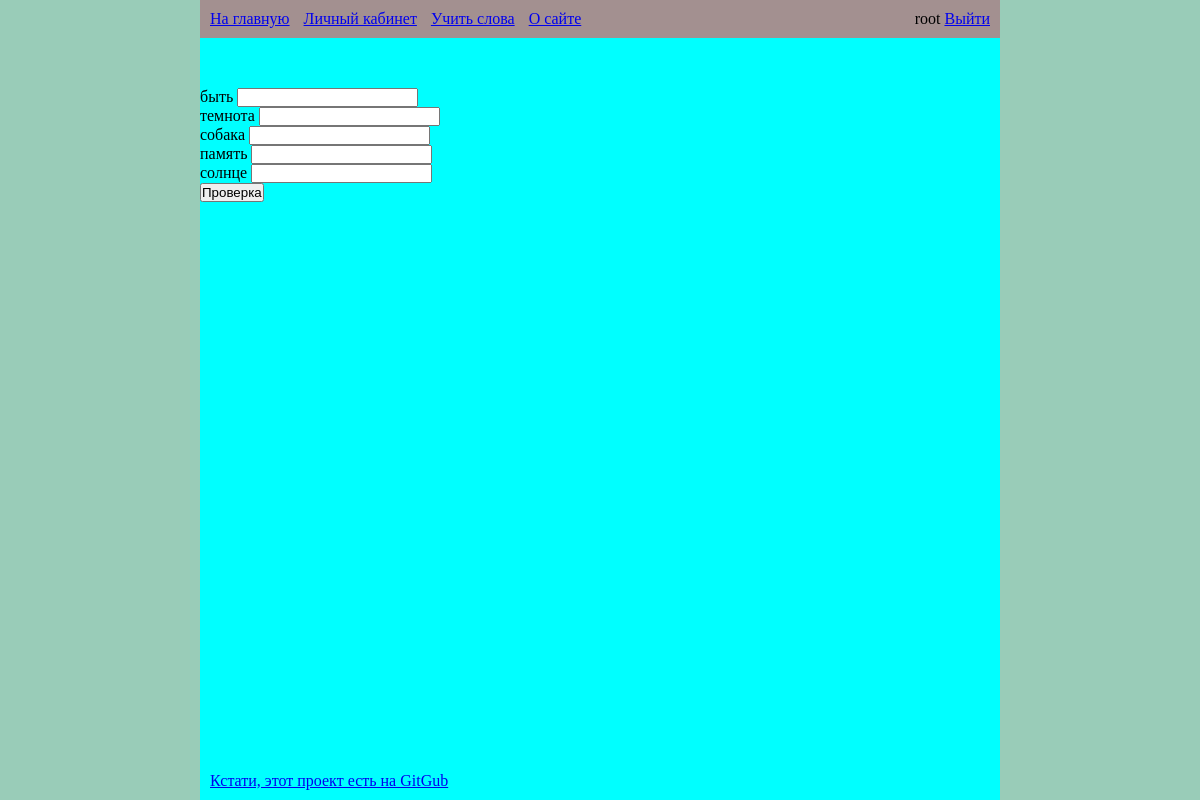
The app's page /training/ (signed in) with its own data.
### base_site/models.py (models this page shows, shortened)
class MasterDictionaries(models.Model):
    word = models.CharField(max_length=46, verbose_name='слово', db_index=True)
    translation = models.CharField(max_length=50, verbose_name='перевод')
    class Meta:
        verbose_name = 'Слово в словарь'
        verbose_name_plural = 'Главный словарь'

### base_site/views.py (the view, shortened to what this page needs)
# urls.py: path('training/', Training.as_view(), name='training'),
class Training(MixinDataParams, TemplateView):
    template_name = 'base_site/training.html'
    def get_context_data(self, **kwargs: Any) -> Dict[str, Any]:
        context = super().get_context_data(**kwargs)
        user_dict = list(get_list_or_404(UserDictionaries, user=self.request.user)[:5])
        form_training = TrainingForm(self.request.POST, words=user_dict)
        c_def = self.get_user_context(title='Training', form=form_training)
        return dict(list(context.items()) + list(c_def.items()))

### base_site/forms.py
class TrainingForm(forms.Form):
    def __init__(self, *args, **kwargs):
        self.words = kwargs.pop('words', None)
        word0 = forms.CharField(label=self.words[0].word.translation, widget=forms.TextInput(attrs={'class': 'form-input'}))
        word1 = forms.CharField(label=self.words[1].word.translation, widget=forms.TextInput(attrs={'class': 'form-input'}))
        word2 = forms.CharField(label=self.words[2].word.translation, widget=forms.TextInput(attrs={'class': 'form-input'}))
        word3 = forms.CharField(label=self.words[3].word.translation, widget=forms.TextInput(attrs={'class': 'form-input'}))
        word4 = forms.CharField(label=self.words[4].word.translation, widget=forms.TextInput(attrs={'class': 'form-input'}))
        super(TrainingForm, self).__init__(*args, **kwargs)
        self.fields[self.words[0].word.word] = word0
        self.fields[self.words[1].word.word] = word1
        self.fields[self.words[2].word.word] = word2
        self.fields[self.words[3].word.word] = word3
        self.fields[self.words[4].word.word] = word4

### base_site/utils.py (called while the page is built)
    def get_user_context(self, **kwargs):
        context = kwargs
        if self.request.user.is_authenticated:
            context['menu'] = self.menu
        else:
            context['menu'] = self.menu[::3] # menu: home, about
        return context

### base_site/templates/base_site/training.html (shortened to what this page needs)
{% extends 'base_site/base.html'%}
{% block content %}
<div class="content">
    {% if form %}
    <div class="trening">
        <form method="post" action="{% url 'base_site:result_training' %}">
            {% for f in form %}
            <p>
                <label for="{{ f.id_for_label }}">{{ f.label }}</label>
                {{ f }}
            </p>
            {% endfor %}
            <button type="submit">Проверка</button>
        </form>
    </div>
    {% else %}
    <h1>{{ title_error }}</h1>
    {% endif %}
</div>
{% endblock content %}

### base_site/templates/base_site/base.html (shortened to what this page needs)
{% load static %}
<!DOCTYPE html>
<html lang="en">
<head>
    <link type="text/css" href="{% static 'css/style.css' %}" rel="stylesheet" />
</head>
<body>
<div class="wrapper">
{% block mainmenu %}
<header>
    <nav>
        {% for m in menu %}
        <a href="{% url m.url_name %}">{{m.title}}</a>
        {% endfor %}
    </nav>
    <div class="log_in_out">
        {% if request.user.is_authenticated %}
        <span>{{ user.username }}</span>
        <a href="{% url 'base_site:logout' %}">Выйти</a>
        {% else %}
        <a href="{% url 'base_site:login' %}">Войти</a> | <a href="{% url 'base_site:register' %}">Регистрация</a>
        {% endif %}
    </div>
</header>
{% endblock mainmenu %}
{% block content %}
{% endblock content %}
{% block footer %}
<footer>
    <a href="https://github.com/nik443/learn_word_service">Кстати, этот проект есть на GitGub</a>
</footer>
{% endblock footer %}
</div>
</body>
</html>

### base_site/static/css/style.css (style rules this page uses)
* { margin: 0; padding: 0; box-sizing: border-box; }
body { background-color: rgb(153, 204, 184); }
.wrapper { width: 800px; height: 100vh; position: relative; left: 50%; transform: translate(-50%); background-color: aqua; }
header { padding: 10px; background-color: rgb(163, 144, 144); display: flex; justify-content: space-between; }
nav a { margin-right: 10px; }
.content { padding: 50px 0; }
footer { position: absolute; bottom: 0; padding: 10px; }

### records on screen
MasterDictionaries: label "быть"
MasterDictionaries: label "темнота"
MasterDictionaries: label "собака"
MasterDictionaries: label "память"
MasterDictionaries: label "солнце"

### other values on screen
{{ m.title }} "На главную" "Личный кабинет" "Учить слова" "О сайте"
{{ user.username }} "root"
